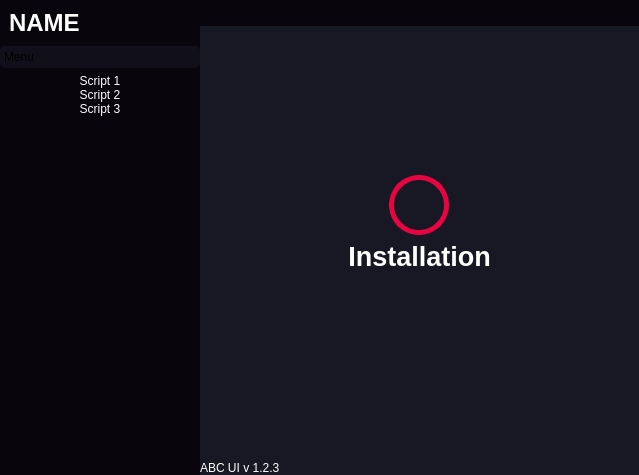
<?xml version="1.0" encoding="UTF-8"?>
<ui version="4.0">
 <class>MainWindow</class>
 <widget class="QMainWindow" name="MainWindow">
  <property name="geometry">
   <rect>
    <x>0</x>
    <y>0</y>
    <width>639</width>
    <height>475</height>
   </rect>
  </property>
  <property name="windowTitle">
   <string>MainWindow</string>
  </property>
  <property name="styleSheet">
   <string notr="true">*{
	border: none;
}</string>
  </property>
  <widget class="QWidget" name="centralwidget">
   <property name="styleSheet">
    <string notr="true">background-color: rgb(24, 24, 36);</string>
   </property>
   <layout class="QHBoxLayout" name="horizontalLayout">
    <property name="spacing">
     <number>0</number>
    </property>
    <property name="leftMargin">
     <number>0</number>
    </property>
    <property name="topMargin">
     <number>0</number>
    </property>
    <property name="rightMargin">
     <number>0</number>
    </property>
    <property name="bottomMargin">
     <number>0</number>
    </property>
    <item>
     <widget class="QFrame" name="slide_menu_container">
      <property name="minimumSize">
       <size>
        <width>200</width>
        <height>0</height>
       </size>
      </property>
      <property name="maximumSize">
       <size>
        <width>0</width>
        <height>16777215</height>
       </size>
      </property>
      <property name="styleSheet">
       <string notr="true">background-color: rgb(9, 5, 13);</string>
      </property>
      <property name="frameShape">
       <enum>QFrame::StyledPanel</enum>
      </property>
      <property name="frameShadow">
       <enum>QFrame::Raised</enum>
      </property>
      <layout class="QVBoxLayout" name="verticalLayout_2">
       <property name="spacing">
        <number>0</number>
       </property>
       <property name="leftMargin">
        <number>0</number>
       </property>
       <property name="topMargin">
        <number>0</number>
       </property>
       <property name="rightMargin">
        <number>0</number>
       </property>
       <property name="bottomMargin">
        <number>0</number>
       </property>
       <item>
        <widget class="QFrame" name="slide_menu">
         <property name="minimumSize">
          <size>
           <width>196</width>
           <height>0</height>
          </size>
         </property>
         <property name="frameShape">
          <enum>QFrame::StyledPanel</enum>
         </property>
         <property name="frameShadow">
          <enum>QFrame::Raised</enum>
         </property>
         <layout class="QVBoxLayout" name="verticalLayout_5">
          <property name="spacing">
           <number>0</number>
          </property>
          <property name="leftMargin">
           <number>0</number>
          </property>
          <property name="topMargin">
           <number>0</number>
          </property>
          <property name="rightMargin">
           <number>0</number>
          </property>
          <property name="bottomMargin">
           <number>0</number>
          </property>
          <item alignment="Qt::AlignTop">
           <widget class="QFrame" name="frame_7">
            <property name="frameShape">
             <enum>QFrame::StyledPanel</enum>
            </property>
            <property name="frameShadow">
             <enum>QFrame::Raised</enum>
            </property>
            <layout class="QHBoxLayout" name="horizontalLayout_8">
             <item alignment="Qt::AlignLeft|Qt::AlignTop">
              <widget class="QLabel" name="label_2">
               <property name="font">
                <font>
                 <pointsize>18</pointsize>
                 <weight>75</weight>
                 <bold>true</bold>
                </font>
               </property>
               <property name="styleSheet">
                <string notr="true">color: white</string>
               </property>
               <property name="text">
                <string>NAME</string>
               </property>
              </widget>
             </item>
             <item alignment="Qt::AlignLeft|Qt::AlignTop">
              <widget class="QLabel" name="label_3">
               <property name="text">
                <string/>
               </property>
               <property name="pixmap">
                <pixmap resource="icons.qrc">:/icons/icons/hard-drive.svg</pixmap>
               </property>
              </widget>
             </item>
            </layout>
           </widget>
          </item>
          <item>
           <widget class="QFrame" name="frame_8">
            <property name="sizePolicy">
             <sizepolicy hsizetype="Preferred" vsizetype="Expanding">
              <horstretch>0</horstretch>
              <verstretch>0</verstretch>
             </sizepolicy>
            </property>
            <property name="frameShape">
             <enum>QFrame::StyledPanel</enum>
            </property>
            <property name="frameShadow">
             <enum>QFrame::Raised</enum>
            </property>
            <layout class="QVBoxLayout" name="verticalLayout_6">
             <property name="spacing">
              <number>0</number>
             </property>
             <property name="leftMargin">
              <number>0</number>
             </property>
             <property name="topMargin">
              <number>0</number>
             </property>
             <property name="rightMargin">
              <number>0</number>
             </property>
             <property name="bottomMargin">
              <number>0</number>
             </property>
             <item>
              <widget class="QToolBox" name="toolBox">
               <property name="enabled">
                <bool>true</bool>
               </property>
               <property name="sizePolicy">
                <sizepolicy hsizetype="Preferred" vsizetype="Expanding">
                 <horstretch>0</horstretch>
                 <verstretch>0</verstretch>
                </sizepolicy>
               </property>
               <property name="styleSheet">
                <string notr="true">color: white;

QToolBox{
	background-color: rgb(24, 24, 36);
	text-align: left;
}
QToolBox::tab {
    border-radius: 5px;	
	background-color: rgb(17, 16, 26);
	text-align: left;
}

</string>
               </property>
               <property name="currentIndex">
                <number>0</number>
               </property>
               <widget class="QWidget" name="page">
                <property name="geometry">
                 <rect>
                  <x>0</x>
                  <y>0</y>
                  <width>200</width>
                  <height>398</height>
                 </rect>
                </property>
                <attribute name="label">
                 <string>Menu</string>
                </attribute>
                <layout class="QVBoxLayout" name="verticalLayout_7">
                 <property name="spacing">
                  <number>0</number>
                 </property>
                 <property name="leftMargin">
                  <number>0</number>
                 </property>
                 <property name="topMargin">
                  <number>0</number>
                 </property>
                 <property name="rightMargin">
                  <number>0</number>
                 </property>
                 <property name="bottomMargin">
                  <number>0</number>
                 </property>
                 <item alignment="Qt::AlignTop">
                  <widget class="QFrame" name="frame_10">
                   <property name="frameShape">
                    <enum>QFrame::StyledPanel</enum>
                   </property>
                   <property name="frameShadow">
                    <enum>QFrame::Raised</enum>
                   </property>
                   <layout class="QVBoxLayout" name="verticalLayout_8">
                    <property name="spacing">
                     <number>0</number>
                    </property>
                    <property name="leftMargin">
                     <number>0</number>
                    </property>
                    <property name="topMargin">
                     <number>0</number>
                    </property>
                    <property name="rightMargin">
                     <number>0</number>
                    </property>
                    <property name="bottomMargin">
                     <number>0</number>
                    </property>
                    <item>
                     <widget class="QPushButton" name="pushButton_10">
                      <property name="styleSheet">
                       <string notr="true">color: white</string>
                      </property>
                      <property name="text">
                       <string>Script 1</string>
                      </property>
                      <property name="icon">
                       <iconset resource="icons.qrc">
                        <normaloff>:/icons/icons/alert-triangle.svg</normaloff>:/icons/icons/alert-triangle.svg</iconset>
                      </property>
                      <property name="iconSize">
                       <size>
                        <width>16</width>
                        <height>16</height>
                       </size>
                      </property>
                     </widget>
                    </item>
                    <item>
                     <widget class="QPushButton" name="pushButton_11">
                      <property name="styleSheet">
                       <string notr="true">color: white</string>
                      </property>
                      <property name="text">
                       <string>Script 2</string>
                      </property>
                      <property name="icon">
                       <iconset resource="icons.qrc">
                        <normaloff>:/icons/icons/bar-chart-2.svg</normaloff>:/icons/icons/bar-chart-2.svg</iconset>
                      </property>
                     </widget>
                    </item>
                    <item>
                     <widget class="QPushButton" name="pushButton_12">
                      <property name="styleSheet">
                       <string notr="true">color: white</string>
                      </property>
                      <property name="text">
                       <string>Script 3</string>
                      </property>
                      <property name="icon">
                       <iconset resource="icons.qrc">
                        <normaloff>:/icons/icons/key.svg</normaloff>:/icons/icons/key.svg</iconset>
                      </property>
                     </widget>
                    </item>
                   </layout>
                  </widget>
                 </item>
                </layout>
               </widget>
              </widget>
             </item>
            </layout>
           </widget>
          </item>
          <item alignment="Qt::AlignBottom">
           <widget class="QFrame" name="frame_9">
            <property name="frameShape">
             <enum>QFrame::StyledPanel</enum>
            </property>
            <property name="frameShadow">
             <enum>QFrame::Raised</enum>
            </property>
            <layout class="QHBoxLayout" name="horizontalLayout_9">
             <property name="spacing">
              <number>0</number>
             </property>
             <property name="leftMargin">
              <number>0</number>
             </property>
             <property name="topMargin">
              <number>0</number>
             </property>
             <property name="rightMargin">
              <number>0</number>
             </property>
             <property name="bottomMargin">
              <number>0</number>
             </property>
            </layout>
           </widget>
          </item>
         </layout>
        </widget>
       </item>
      </layout>
     </widget>
    </item>
    <item>
     <widget class="QFrame" name="main_body">
      <property name="sizePolicy">
       <sizepolicy hsizetype="Preferred" vsizetype="Preferred">
        <horstretch>0</horstretch>
        <verstretch>0</verstretch>
       </sizepolicy>
      </property>
      <property name="frameShape">
       <enum>QFrame::StyledPanel</enum>
      </property>
      <property name="frameShadow">
       <enum>QFrame::Raised</enum>
      </property>
      <layout class="QVBoxLayout" name="verticalLayout">
       <property name="spacing">
        <number>0</number>
       </property>
       <property name="leftMargin">
        <number>0</number>
       </property>
       <property name="topMargin">
        <number>0</number>
       </property>
       <property name="rightMargin">
        <number>0</number>
       </property>
       <property name="bottomMargin">
        <number>0</number>
       </property>
       <item alignment="Qt::AlignTop">
        <widget class="QFrame" name="header_frame">
         <property name="styleSheet">
          <string notr="true">background-color: rgb(9, 5, 13);</string>
         </property>
         <property name="frameShape">
          <enum>QFrame::StyledPanel</enum>
         </property>
         <property name="frameShadow">
          <enum>QFrame::Raised</enum>
         </property>
         <layout class="QHBoxLayout" name="horizontalLayout_2">
          <property name="spacing">
           <number>6</number>
          </property>
          <property name="leftMargin">
           <number>6</number>
          </property>
          <property name="topMargin">
           <number>6</number>
          </property>
          <property name="rightMargin">
           <number>6</number>
          </property>
          <property name="bottomMargin">
           <number>6</number>
          </property>
          <item alignment="Qt::AlignLeft|Qt::AlignTop">
           <widget class="QFrame" name="frame_6">
            <property name="frameShape">
             <enum>QFrame::StyledPanel</enum>
            </property>
            <property name="frameShadow">
             <enum>QFrame::Raised</enum>
            </property>
            <layout class="QHBoxLayout" name="horizontalLayout_7">
             <property name="spacing">
              <number>0</number>
             </property>
             <property name="leftMargin">
              <number>0</number>
             </property>
             <property name="topMargin">
              <number>0</number>
             </property>
             <property name="rightMargin">
              <number>0</number>
             </property>
             <property name="bottomMargin">
              <number>0</number>
             </property>
             <item alignment="Qt::AlignLeft|Qt::AlignTop">
              <widget class="QPushButton" name="open_close_side_bar_btn">
               <property name="text">
                <string/>
               </property>
               <property name="icon">
                <iconset resource="icons.qrc">
                 <normaloff>:/icons/icons/terminal.svg</normaloff>:/icons/icons/terminal.svg</iconset>
               </property>
               <property name="iconSize">
                <size>
                 <width>32</width>
                 <height>32</height>
                </size>
               </property>
              </widget>
             </item>
            </layout>
           </widget>
          </item>
          <item alignment="Qt::AlignLeft|Qt::AlignTop">
           <widget class="QFrame" name="frame_3">
            <property name="frameShape">
             <enum>QFrame::StyledPanel</enum>
            </property>
            <property name="frameShadow">
             <enum>QFrame::Raised</enum>
            </property>
            <layout class="QHBoxLayout" name="horizontalLayout_6">
             <property name="spacing">
              <number>0</number>
             </property>
             <property name="leftMargin">
              <number>0</number>
             </property>
             <property name="topMargin">
              <number>0</number>
             </property>
             <property name="rightMargin">
              <number>0</number>
             </property>
             <property name="bottomMargin">
              <number>0</number>
             </property>
            </layout>
           </widget>
          </item>
          <item alignment="Qt::AlignHCenter|Qt::AlignTop">
           <widget class="QFrame" name="frame_2">
            <property name="frameShape">
             <enum>QFrame::StyledPanel</enum>
            </property>
            <property name="frameShadow">
             <enum>QFrame::Raised</enum>
            </property>
            <layout class="QHBoxLayout" name="horizontalLayout_5">
             <property name="spacing">
              <number>0</number>
             </property>
             <property name="leftMargin">
              <number>0</number>
             </property>
             <property name="topMargin">
              <number>0</number>
             </property>
             <property name="rightMargin">
              <number>0</number>
             </property>
             <property name="bottomMargin">
              <number>0</number>
             </property>
            </layout>
           </widget>
          </item>
          <item alignment="Qt::AlignRight|Qt::AlignTop">
           <widget class="QFrame" name="frame">
            <property name="frameShape">
             <enum>QFrame::StyledPanel</enum>
            </property>
            <property name="frameShadow">
             <enum>QFrame::Raised</enum>
            </property>
            <layout class="QHBoxLayout" name="horizontalLayout_4">
             <property name="spacing">
              <number>0</number>
             </property>
             <property name="leftMargin">
              <number>0</number>
             </property>
             <property name="topMargin">
              <number>0</number>
             </property>
             <property name="rightMargin">
              <number>0</number>
             </property>
             <property name="bottomMargin">
              <number>0</number>
             </property>
             <item>
              <widget class="QPushButton" name="minimize_window_button">
               <property name="text">
                <string/>
               </property>
               <property name="icon">
                <iconset resource="icons.qrc">
                 <normaloff>:/icons/icons/arrow-down-left.svg</normaloff>:/icons/icons/arrow-down-left.svg</iconset>
               </property>
              </widget>
             </item>
             <item>
              <widget class="QPushButton" name="restore_window_button">
               <property name="text">
                <string/>
               </property>
               <property name="icon">
                <iconset resource="icons.qrc">
                 <normaloff>:/icons/icons/maximize-2.svg</normaloff>:/icons/icons/maximize-2.svg</iconset>
               </property>
              </widget>
             </item>
             <item>
              <widget class="QPushButton" name="exit_button">
               <property name="text">
                <string/>
               </property>
               <property name="icon">
                <iconset resource="icons.qrc">
                 <normaloff>:/icons/icons/external-link.svg</normaloff>:/icons/icons/external-link.svg</iconset>
               </property>
               <property name="iconSize">
                <size>
                 <width>16</width>
                 <height>16</height>
                </size>
               </property>
              </widget>
             </item>
            </layout>
           </widget>
          </item>
         </layout>
        </widget>
       </item>
       <item>
        <widget class="QFrame" name="main_body_contents">
         <property name="sizePolicy">
          <sizepolicy hsizetype="Preferred" vsizetype="Preferred">
           <horstretch>0</horstretch>
           <verstretch>0</verstretch>
          </sizepolicy>
         </property>
         <property name="frameShape">
          <enum>QFrame::StyledPanel</enum>
         </property>
         <property name="frameShadow">
          <enum>QFrame::Raised</enum>
         </property>
         <layout class="QVBoxLayout" name="verticalLayout_11">
          <item alignment="Qt::AlignHCenter|Qt::AlignBottom">
           <widget class="QLabel" name="label_5">
            <property name="minimumSize">
             <size>
              <width>60</width>
              <height>60</height>
             </size>
            </property>
            <property name="maximumSize">
             <size>
              <width>60</width>
              <height>60</height>
             </size>
            </property>
            <property name="styleSheet">
             <string notr="true">border: 5px solid rgb(230, 5, 64);
border-radius: 30px;</string>
            </property>
            <property name="text">
             <string/>
            </property>
            <property name="pixmap">
             <pixmap resource="icons.qrc">:/icons/icons/download.svg</pixmap>
            </property>
            <property name="alignment">
             <set>Qt::AlignCenter</set>
            </property>
           </widget>
          </item>
          <item alignment="Qt::AlignHCenter|Qt::AlignTop">
           <widget class="QLabel" name="label_6">
            <property name="font">
             <font>
              <pointsize>20</pointsize>
              <weight>75</weight>
              <bold>true</bold>
             </font>
            </property>
            <property name="styleSheet">
             <string notr="true">color: white</string>
            </property>
            <property name="text">
             <string>Installation</string>
            </property>
            <property name="alignment">
             <set>Qt::AlignCenter</set>
            </property>
           </widget>
          </item>
         </layout>
        </widget>
       </item>
       <item alignment="Qt::AlignBottom">
        <widget class="QFrame" name="footer">
         <property name="frameShape">
          <enum>QFrame::StyledPanel</enum>
         </property>
         <property name="frameShadow">
          <enum>QFrame::Raised</enum>
         </property>
         <layout class="QHBoxLayout" name="horizontalLayout_3">
          <property name="spacing">
           <number>0</number>
          </property>
          <property name="leftMargin">
           <number>0</number>
          </property>
          <property name="topMargin">
           <number>0</number>
          </property>
          <property name="rightMargin">
           <number>0</number>
          </property>
          <property name="bottomMargin">
           <number>0</number>
          </property>
          <item>
           <widget class="QFrame" name="frame_4">
            <property name="styleSheet">
             <string notr="true">color: white</string>
            </property>
            <property name="frameShape">
             <enum>QFrame::StyledPanel</enum>
            </property>
            <property name="frameShadow">
             <enum>QFrame::Raised</enum>
            </property>
            <layout class="QVBoxLayout" name="verticalLayout_4">
             <property name="spacing">
              <number>0</number>
             </property>
             <property name="leftMargin">
              <number>0</number>
             </property>
             <property name="topMargin">
              <number>0</number>
             </property>
             <property name="rightMargin">
              <number>0</number>
             </property>
             <property name="bottomMargin">
              <number>0</number>
             </property>
             <item alignment="Qt::AlignBottom">
              <widget class="QLabel" name="label">
               <property name="text">
                <string>ABC UI v 1.2.3</string>
               </property>
              </widget>
             </item>
            </layout>
           </widget>
          </item>
          <item>
           <widget class="QFrame" name="frame_5">
            <property name="frameShape">
             <enum>QFrame::StyledPanel</enum>
            </property>
            <property name="frameShadow">
             <enum>QFrame::Raised</enum>
            </property>
            <layout class="QVBoxLayout" name="verticalLayout_3">
             <property name="spacing">
              <number>0</number>
             </property>
             <property name="leftMargin">
              <number>0</number>
             </property>
             <property name="topMargin">
              <number>0</number>
             </property>
             <property name="rightMargin">
              <number>0</number>
             </property>
             <property name="bottomMargin">
              <number>0</number>
             </property>
             <item alignment="Qt::AlignBottom">
              <widget class="QPushButton" name="pushButton_7">
               <property name="styleSheet">
                <string notr="true">color: white;</string>
               </property>
               <property name="text">
                <string/>
               </property>
               <property name="icon">
                <iconset resource="icons.qrc">
                 <normaloff>:/icons/icons/box.svg</normaloff>:/icons/icons/box.svg</iconset>
               </property>
              </widget>
             </item>
            </layout>
           </widget>
          </item>
          <item alignment="Qt::AlignRight|Qt::AlignBottom">
           <widget class="QFrame" name="size_grip">
            <property name="minimumSize">
             <size>
              <width>10</width>
              <height>10</height>
             </size>
            </property>
            <property name="maximumSize">
             <size>
              <width>10</width>
              <height>10</height>
             </size>
            </property>
            <property name="frameShape">
             <enum>QFrame::StyledPanel</enum>
            </property>
            <property name="frameShadow">
             <enum>QFrame::Raised</enum>
            </property>
           </widget>
          </item>
         </layout>
        </widget>
       </item>
      </layout>
     </widget>
    </item>
   </layout>
  </widget>
 </widget>
 <resources>
  <include location="icons.qrc"/>
 </resources>
 <connections/>
</ui>
